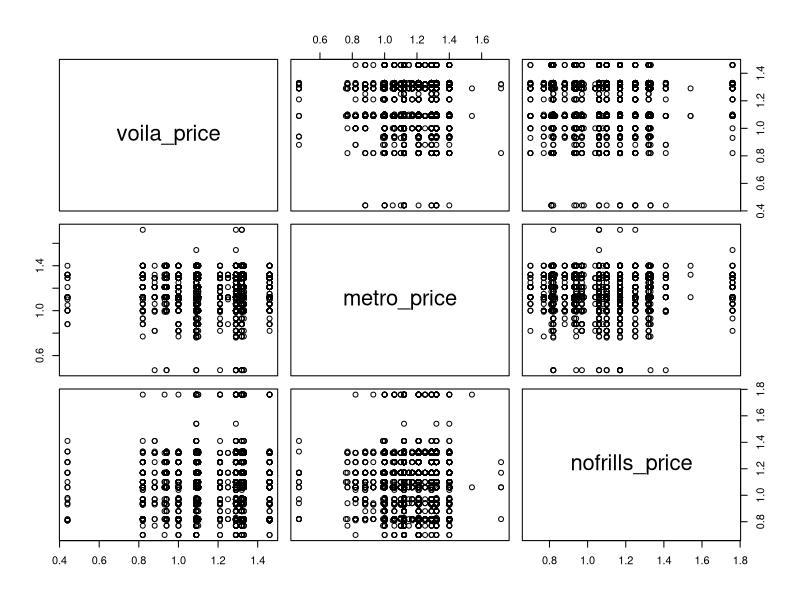
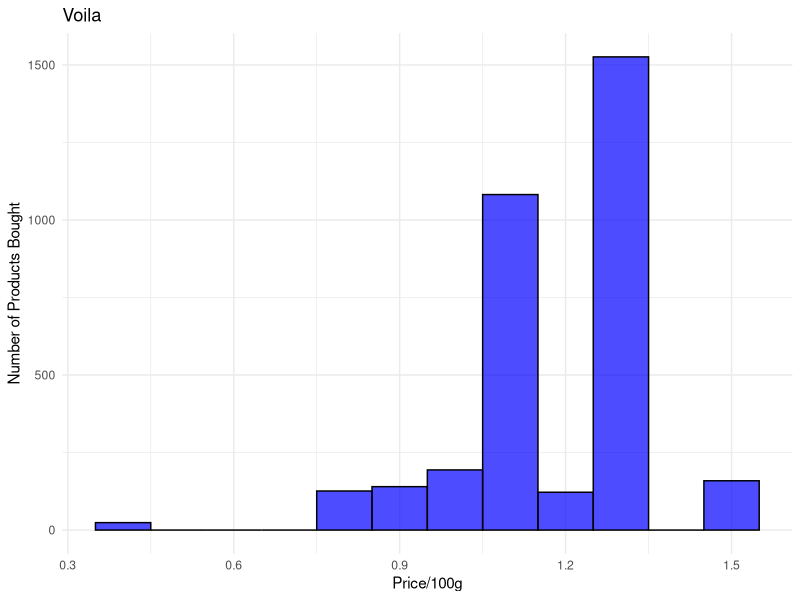
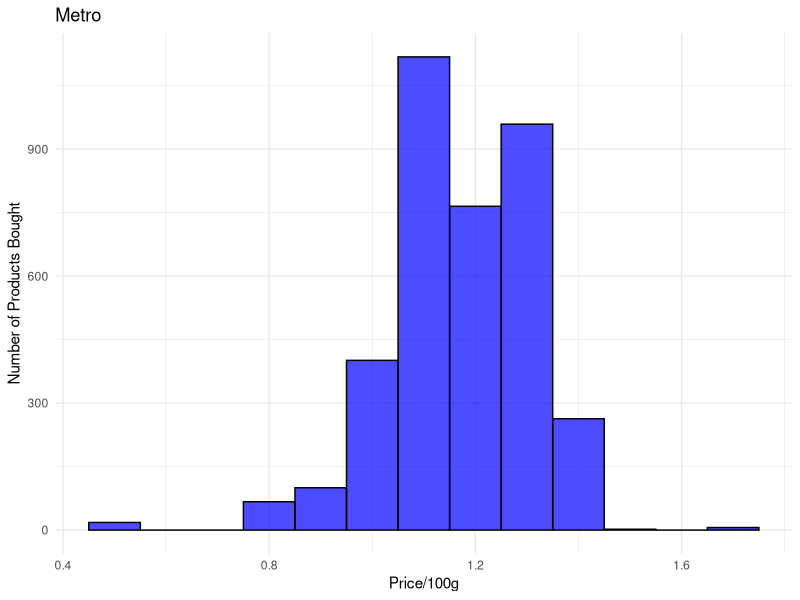
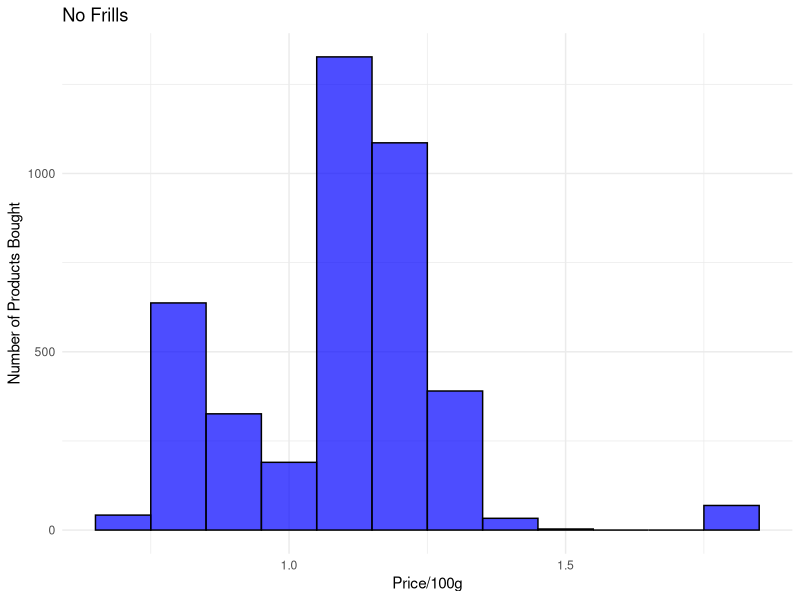

These figures' R source, in order:
## ---- chunk 1
#| include: false
#| warning: false
#| message: false
#| echo: false
#### Workspace setup ####
library(tidyverse)
library(GGally)
data <- read_csv(here::here("data/data.csv"))
## ---- chunk 2
#| warning: false
#| message: false
#| echo: false
library(stringr)
data$price_numeric <- as.numeric(str_replace_all(data$price, "\\$|/100g", ""))
## ---- chunk 3
#| warning: false
#| message: false
#| echo: false
#| label: fig-scatter
#| fig-cap: The Relationships between Becel Product Prices from fVoila, Metro, and No Frills

voila_data <- subset(data, vendor == "Voila")
Metro_data <- subset(data, vendor == "Metro")
NoFrills_data <- subset(data, vendor == "NoFrills")

c1 <- voila_data$price_numeric
c2 <- Metro_data$price_numeric
c3 <- NoFrills_data$price_numeric

min_length <- min(length(c1), length(c2), length(c3))
voila_price <- c1[sample(length(c1), min_length)]
metro_price <- c2[sample(length(c2), min_length)]
nofrills_price <- c3[sample(length(c3), min_length)]
data2 <- data.frame(voila_price, metro_price, nofrills_price)

pairs(data2)
## ---- chunk 4
#| warning: false
#| message: false
#| echo: false
#| label: fig-voila
#| fig-cap: Distribution of the Number of Becel Products Sold Across Different Prices from Voila

voila_data <- subset(data, vendor == "Voila")


plot_voila <- ggplot(voila_data, aes(x = price_numeric)) +
  geom_histogram(binwidth = 0.1, fill = "blue", color = "black", alpha = 0.7) +
  labs(title = "Voila",
       x = "Price/100g",
       y = "Number of Products Bought") +
  theme_minimal()


print(plot_voila)
## ---- chunk 5
#| warning: false
#| message: false
#| echo: false
#| label: fig-metro
#| fig-cap: Distribution of the Number of Becel Products Sold Across Different Prices from Metro

Metro_data <- subset(data, vendor == "Metro")


plot_Metro <- ggplot(Metro_data, aes(x = price_numeric)) +
  geom_histogram(binwidth = 0.1, fill = "blue", color = "black", alpha = 0.7) +
  labs(title = "Metro",
       x = "Price/100g",
       y = "Number of Products Bought") +
  theme_minimal()


print(plot_Metro)
## ---- chunk 6
#| warning: false
#| message: false
#| echo: false
#| label: fig-nofrills
#| fig-cap: Distribution of the Number of Becel Products Sold Across Different Prices from No Frills

NoFrills_data <- subset(data, vendor == "NoFrills")


plot_NoFrills <- ggplot(NoFrills_data, aes(x = price_numeric)) +
  geom_histogram(binwidth = 0.1, fill = "blue", color = "black", alpha = 0.7) +
  labs(title = "No Frills",
       x = "Price/100g",
       y = "Number of Products Bought") +
  theme_minimal()


print(plot_NoFrills)
